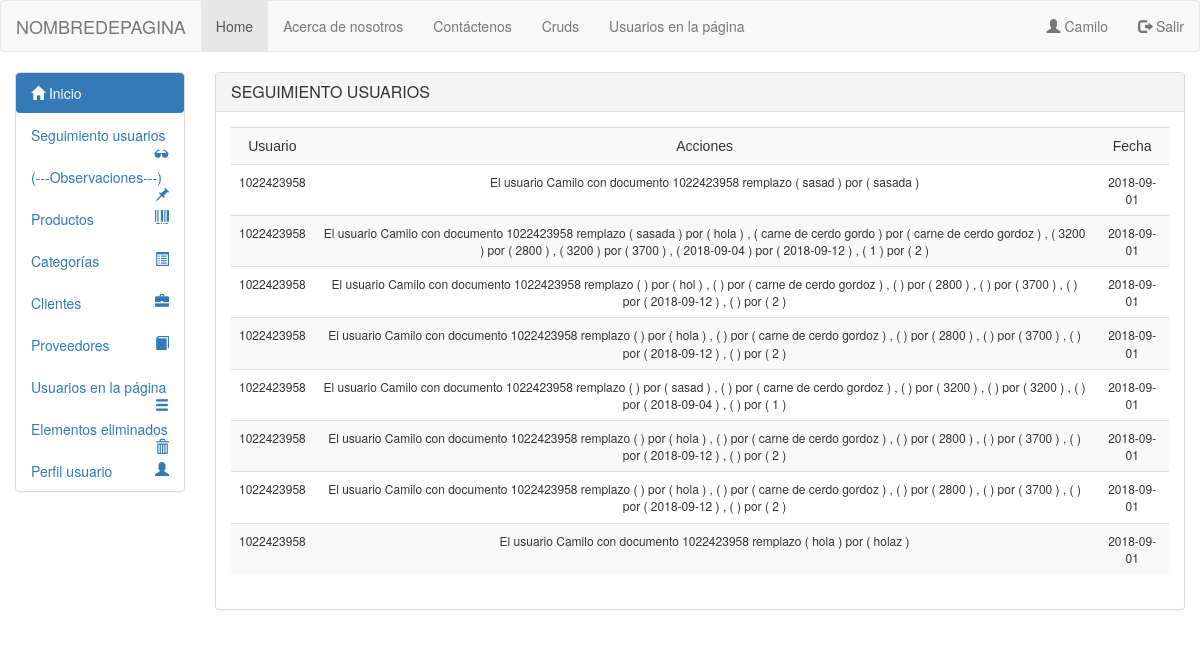
The app's page /vista/html/seguimientousu.php (signed in) with its own data.
### tables this page shows
CREATE TABLE `seguimiento` (
  `usuario` varchar(50) NOT NULL,
  `descripcion` text NOT NULL,
  `fecha` date NOT NULL
);

### Modelo/crudprod/condb.php (called while the page is built, shortened)
<?php
class conexionprod
{
public function __construct()
{
$this->con = new mysqli("localhost", "root", "", "inventcorp");
}
}
?>

### Modelo/crudprod/alumno.model.php (called while the page is built, shortened)
<?php
 include_once("condb.php");
class clases extends conexionprod
{
        public function escape($string){
        return htmlentities($string, FILTER_SANITIZE_STRING);
    }
        public function listarse()
    {
        $q = "select * from seguimiento order by fecha";
        $consulta = $this->con->query($q) or die ('failed!' . $this->con->error);
        return $consulta;
    }
}
?>

### vista/html/seguimientousu.php (the view, shortened to what this page needs)
<!DOCTYPE html>
<html lang="en">
<head>
  <link href="../bootstrap/css/bootstrap.min.css" rel="stylesheet" media="screen">
</head>
<body>
<?php
require '../../modelo/crudprod/alumno.model.php';
include_once 'header.php';
?>
<div class="container-fluid">
  <div class="row">
<div class="col-sm-3 col-md-2 sidebar">
<?php
include_once 'menulateral.php';
?>
</div>
   <div class="col-sm-10 col-md-10">
    <div class="panel panel-default">
      <div class="panel-heading">
        <h3 class="panel-title">SEGUIMIENTO USUARIOS</h3>
      </div>
      <div class="panel-body">
      			    <div class="row">
      			    <div class="col-sm-12 col-md-12">
                <form name="areat" action="" method="post">
      			    <div class="table-responsive">
                     <table class="table table-hover table-striped" align="center">
                     <td align="center" style="font-family:Tahoma, Geneva, sans-serif">Usuario</td>
                     <td class="col-sm-10 col-md-10" align="center" style="font-family:Tahoma, Geneva, sans-serif">Acciones</td>
      			         <td align="center" style="font-family:Tahoma, Geneva, sans-serif">Fecha</td>
                     <?php
      			           $objeto= new clases;
      			           $res=$objeto->listarse();
            			   while($row = $res->fetch_array(MYSQLI_ASSOC)){
            				  ?>
            			         <tr style="font-size:12px">
                			     <td align="center"><?php echo $objeto->escape($row['usuario'])?></td>
                           <td align="center"><?php echo $objeto->escape($row['descripcion'])?></td>
                			     <td align="center"><?php echo $objeto->escape($row['fecha'])?></td>
            				  <?php } $objeto->CloseDB();?>
      				        </table>
                      </div>
      			   </form>
            </div>
          </div>
        </div>
      </div>
    </div>
  </div>
</div>
</body>
</html>

### records on screen
seguimiento: usuario "1022423958", descripcion "El usuario Camilo con documento 1022423958 remplazo ( sasad ) por ( sasada )", fecha "2018-09-01"
seguimiento: usuario "1022423958", descripcion "El usuario Camilo con documento 1022423958 remplazo ( sasada ) por ( hola ) , ( carne de cerdo gordo ) por ( carne de cerdo gordoz ) , ( 3200 ) por ( 2800 ) , ( 3200 ) por ( 3700 ) , ( 2018-09-04 ) por ( 2018-09-12 ) , ( 1 ) por ( 2 )", fecha "2018-09-01"
seguimiento: usuario "1022423958", descripcion "El usuario Camilo con documento 1022423958 remplazo ( ) por ( hol ) , ( ) por ( carne de cerdo gordoz ) , ( ) por ( 2800 ) , ( ) por ( 3700 ) , ( ) por ( 2018-09-12 ) , ( ) por ( 2 )", fecha "2018-09-01"
seguimiento: usuario "1022423958", descripcion "El usuario Camilo con documento 1022423958 remplazo ( ) por ( hola ) , ( ) por ( carne de cerdo gordoz ) , ( ) por ( 2800 ) , ( ) por ( 3700 ) , ( ) por ( 2018-09-12 ) , ( ) por ( 2 )", fecha "2018-09-01"
seguimiento: usuario "1022423958", descripcion "El usuario Camilo con documento 1022423958 remplazo ( ) por ( sasad ) , ( ) por ( carne de cerdo gordoz ) , ( ) por ( 3200 ) , ( ) por ( 3200 ) , ( ) por ( 2018-09-04 ) , ( ) por ( 1 )", fecha "2018-09-01"
seguimiento: usuario "1022423958", descripcion "El usuario Camilo con documento 1022423958 remplazo ( ) por ( hola ) , ( ) por ( carne de cerdo gordoz ) , ( ) por ( 2800 ) , ( ) por ( 3700 ) , ( ) por ( 2018-09-12 ) , ( ) por ( 2 )", fecha "2018-09-01"
seguimiento: usuario "1022423958", descripcion "El usuario Camilo con documento 1022423958 remplazo ( ) por ( hola ) , ( ) por ( carne de cerdo gordoz ) , ( ) por ( 2800 ) , ( ) por ( 3700 ) , ( ) por ( 2018-09-12 ) , ( ) por ( 2 )", fecha "2018-09-01"
seguimiento: usuario "1022423958", descripcion "El usuario Camilo con documento 1022423958 remplazo ( hola ) por ( holaz )", fecha "2018-09-01"

### other values on screen
$_SESSION["session"] "Camilo"
